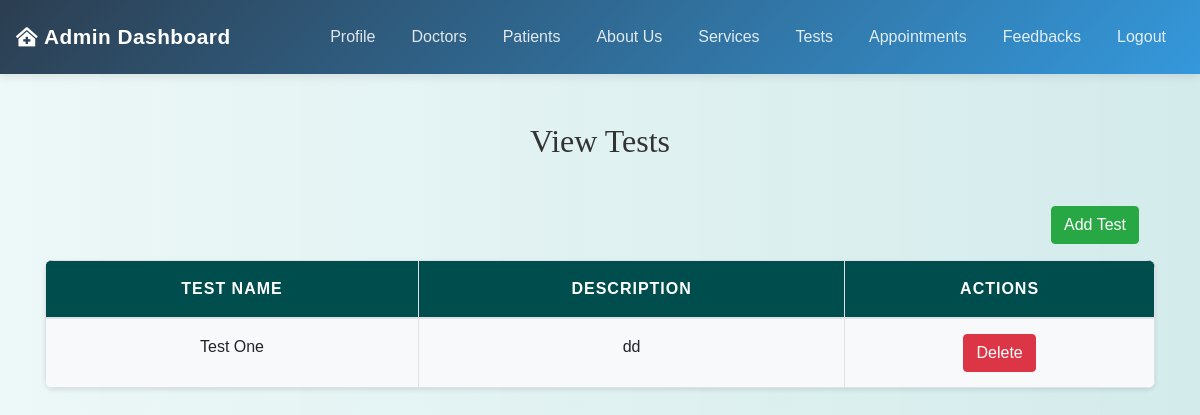
Before: /admin/view_tests.php (signed in) with the older database file.
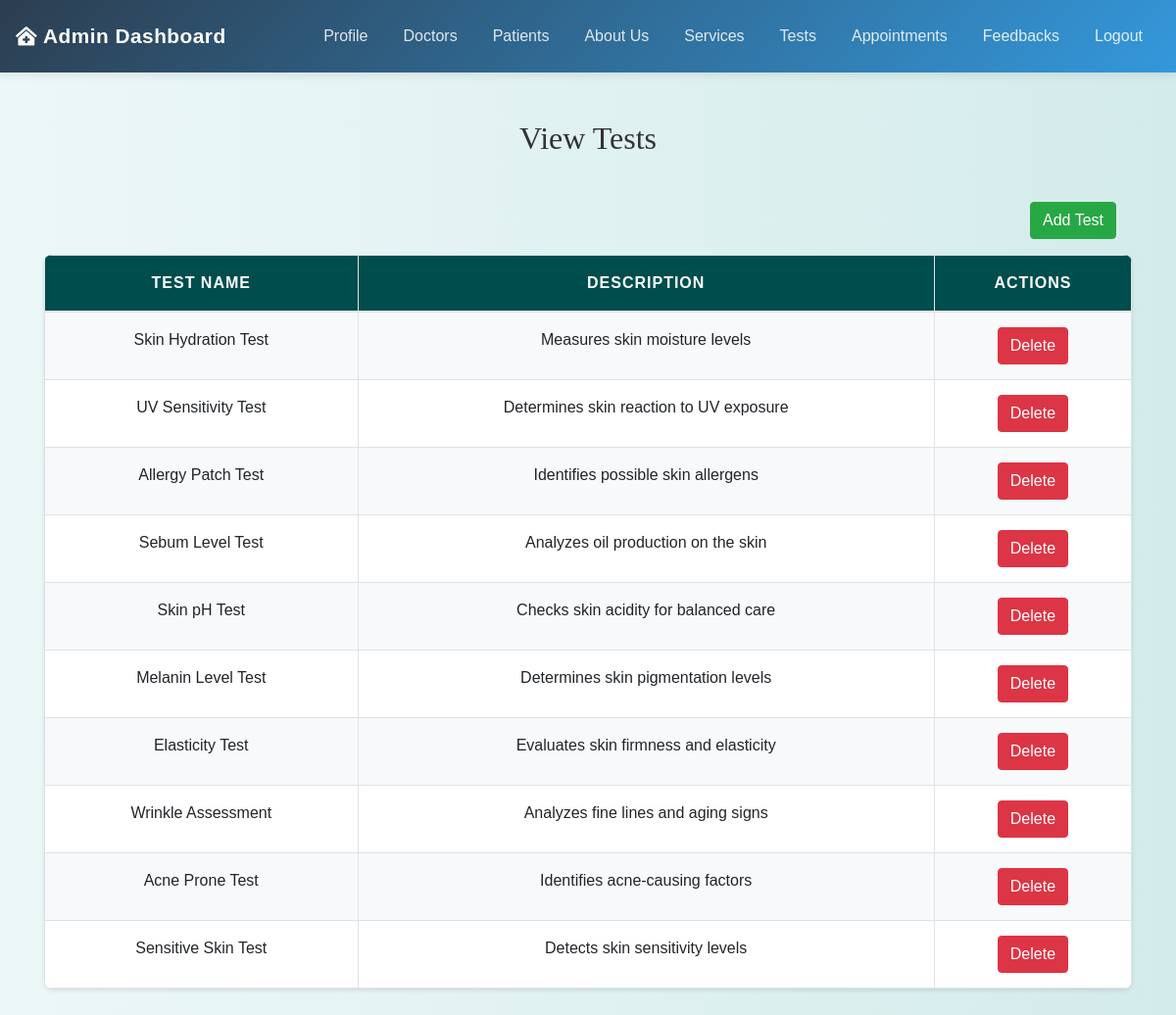
After: the same page with the newer database file.
### tables this page shows
CREATE TABLE `tests` (
  `test_id` int(11) NOT NULL,
  `test_name` varchar(255) NOT NULL,
  `description` text DEFAULT NULL,
  `created_at` timestamp NOT NULL DEFAULT current_timestamp(),
  `updated_at` timestamp NOT NULL DEFAULT current_timestamp() ON UPDATE current_timestamp()
);

### admin/view_tests.php (the view, shortened to what this page needs)
<?php
include('config.php');
$sql = "SELECT * FROM tests";
$result = mysqli_query($conn, $sql);
?>
<!DOCTYPE html>
<html lang="en">
<head>
    <link rel="stylesheet" href="https://maxcdn.bootstrapcdn.com/bootstrap/4.5.2/css/bootstrap.min.css">
    <link rel="stylesheet" href="../css/style.css">
</head>
<body>
<?php include('admin_navbar.php'); ?>
<div class="container mt-5">
    <h2>View Tests</h2>
<a href="add_test.php" class="m-3 float-right btn btn-success">Add Test</a>
    <table class="table">
        <thead>
            <tr>
                <th>Test Name</th>
                <th>Description</th>
                <th>Actions</th>
            </tr>
        </thead>
        <tbody>
            <?php while ($row = mysqli_fetch_assoc($result)): ?>
                <tr>
                    <td><?php echo htmlspecialchars($row['test_name']); ?></td>
                    <td><?php echo htmlspecialchars($row['description']); ?></td>
                    <td>
                        <form action="<?php echo htmlspecialchars($_SERVER["PHP_SELF"]); ?>" method="post">
                            <button type="submit" class="btn btn-danger">Delete</button>
                        </form>
                    </td>
                </tr>
            <?php endwhile; ?>
        </tbody>
    </table>
</div>
</body>
</html>

Changed rows visible on the page:
removed tests: test_name "Test One", description "dd"
added tests: test_name "Skin Hydration Test", description "Measures skin moisture levels"
added tests: test_name "UV Sensitivity Test", description "Determines skin reaction to UV exposure"
added tests: test_name "Allergy Patch Test", description "Identifies possible skin allergens"
added tests: test_name "Sebum Level Test", description "Analyzes oil production on the skin"
added tests: test_name "Skin pH Test", description "Checks skin acidity for balanced care"
added tests: test_name "Melanin Level Test", description "Determines skin pigmentation levels"
added tests: test_name "Elasticity Test", description "Evaluates skin firmness and elasticity"
added tests: test_name "Wrinkle Assessment", description "Analyzes fine lines and aging signs"
added tests: test_name "Acne Prone Test", description "Identifies acne-causing factors"
added tests: test_name "Sensitive Skin Test", description "Detects skin sensitivity levels"
